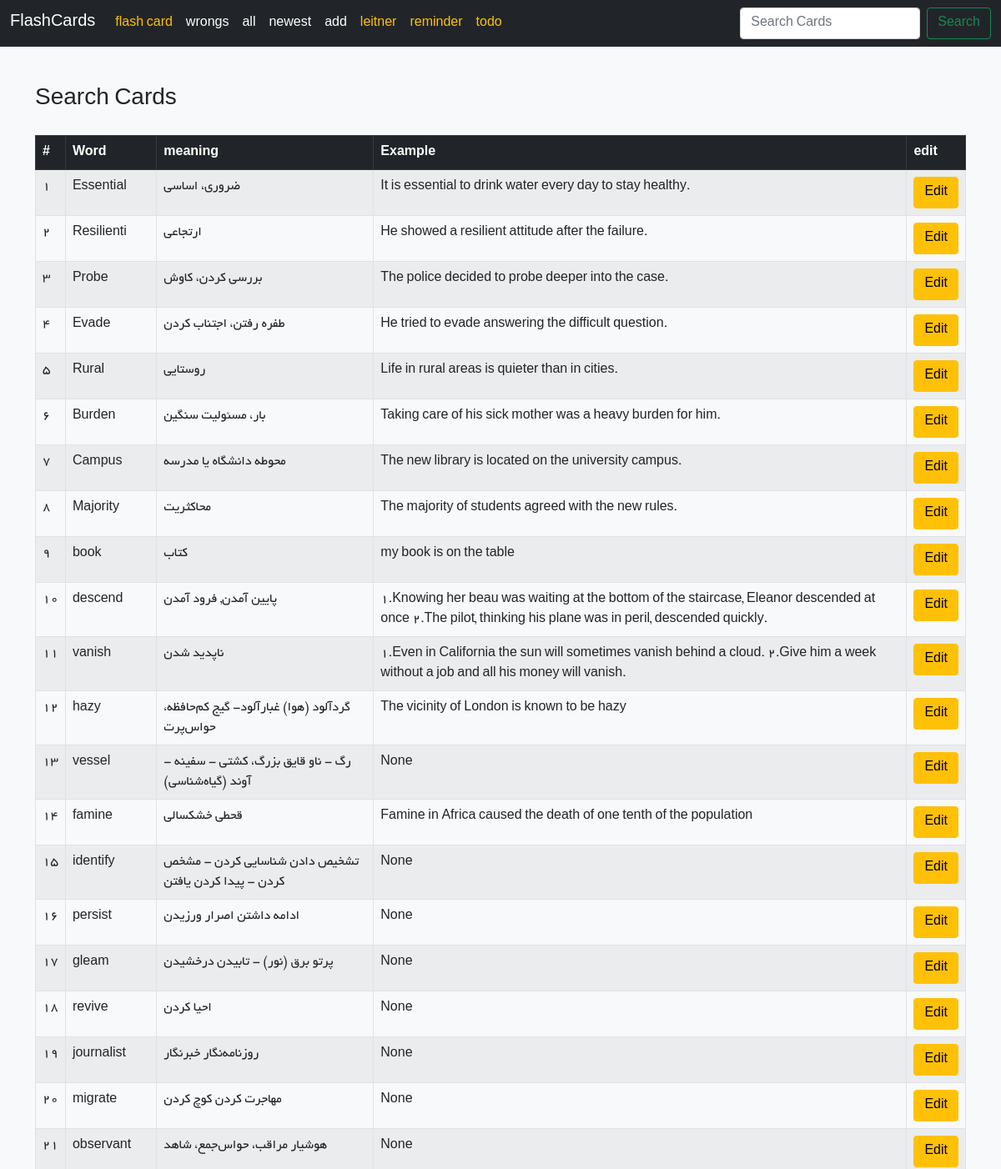
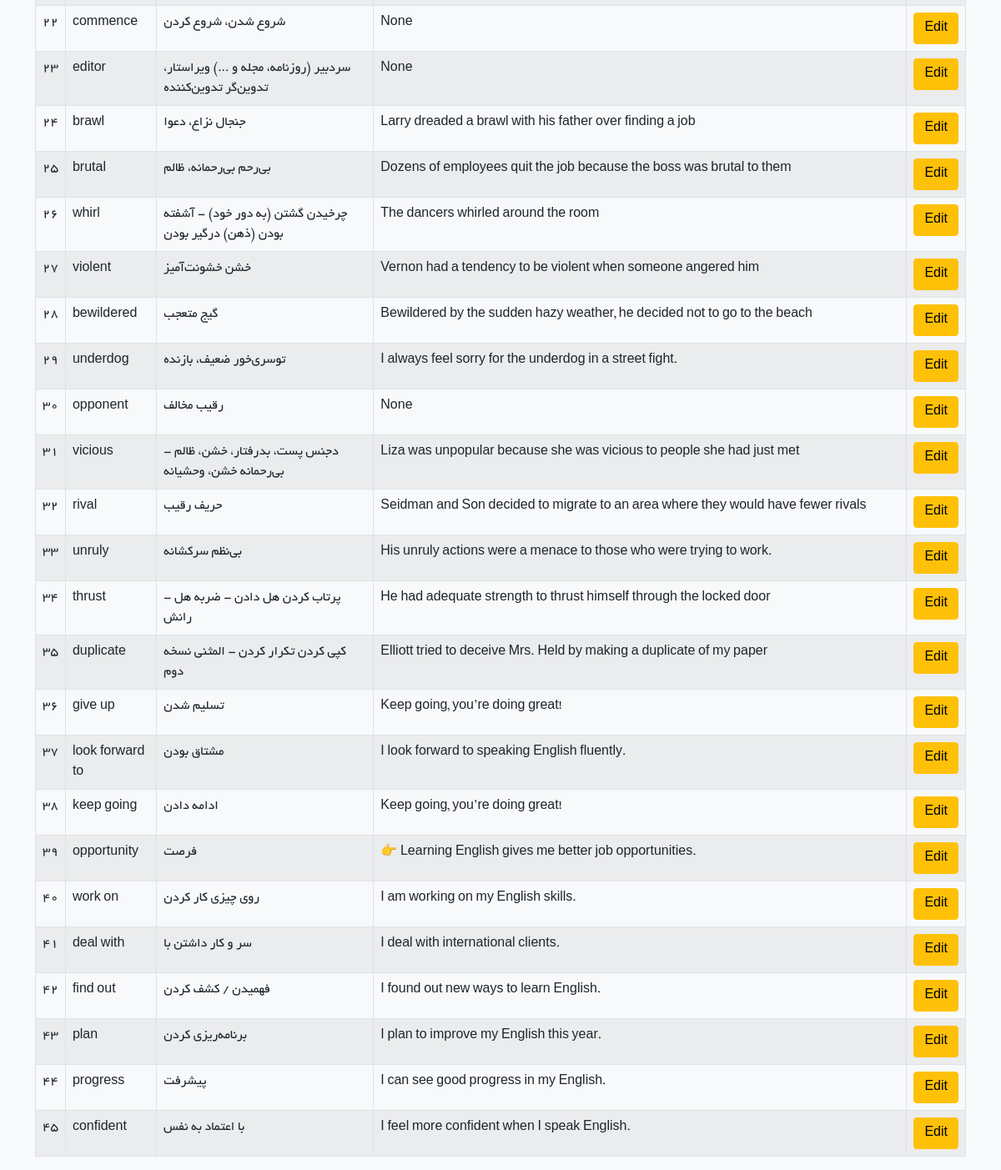
/flashcard/cardsearch/, run on the app's committed database (2 pictures, top to bottom).
### home/models.py (models this page shows, shortened)
class FlashCard(models.Model):
    word = models.CharField(max_length=512)
    meaning = models.CharField(max_length=512)
    example = models.CharField(max_length=1024, null=True, blank=True)
    rate = models.SmallIntegerField(default=0)
    last_reply = models.BooleanField(default=False)
    created_at = models.DateTimeField(auto_now_add=True)
    next_review_date = models.DateField()

### home/views.py (the view)
# urls.py: path("cardsearch/" ,CardsSearchView.as_view(),name="cardsearch"),
class CardsSearchView(View):
    def get(self, request):
        query = request.GET.get(
            "query", ""
        )  # در صورتی که query وجود نداشته باشد، مقدار پیش‌فرض "" خواهد بود
        if query:
            cards = FlashCard.objects.filter(
                Q(word__icontains=query)
                | Q(meaning__icontains=query)
                | Q(example__icontains=query)
            )
        else:
            cards = FlashCard.objects.all()
        title = "Search Cards"
        return render(
            request, "home/cards_search.html", {"cards": cards, "title": title}
        )

### home/templates/home/cards_search.html
{% extends 'base.html' %}
{% block content %}
  <h3 class="mb-4">{{title}}</h3>
  {% if cards %}
    <table class="table table-bordered table-striped">
      <thead class="table-dark">
        <tr>
          <th>#</th>
          <th>Word</th>
          <th>meaning</th>
          <th>Example</th>
          <th>edit</th>
        </tr>
      </thead>
      <tbody>
        {% for card in cards %}
          <tr>
            <td>{{ forloop.counter }}</td>
            <td>{{ card.word }}</td>
            <td>{{ card.meaning }}</td>
            <td>{{ card.example }}</td>
            <td><a class="btn btn-warning" href="{% url 'home:cardedit' card.id %}">Edit</a></td>
          </tr>
        {% endfor %}
      </tbody>
    </table>
  {% else %}
    <div class="alert alert-warning" role="alert">No cards available.</div>
  {% endif %}
{% endblock %}

### data on the page
FlashCard: word "Essential", meaning "ضروری، اساسی", example "It is essential to drink water every day to stay healthy."
FlashCard: word "Resilienti", meaning "ارتجاعی", example "He showed a resilient attitude after the failure."
FlashCard: word "Probe", meaning "بررسی کردن، کاوش", example "The police decided to probe deeper into the case."
FlashCard: word "Evade", meaning "طفره رفتن، اجتناب کردن", example "He tried to evade answering the difficult question."
FlashCard: word "Rural", meaning "روستایی", example "Life in rural areas is quieter than in cities."
FlashCard: word "Burden", meaning "بار، مسئولیت سنگین", example "Taking care of his sick mother was a heavy burden for him."
FlashCard: word "Campus", meaning "محوطه دانشگاه یا مدرسه", example "The new library is located on the university campus."
FlashCard: word "Majority", meaning "محاکثریت", example "The majority of students agreed with the new rules."
FlashCard: word "book", meaning "کتاب", example "my book is on the table"
FlashCard: word "descend", meaning "پایین آمدن, فرود آمدن", example "1.Knowing her beau was waiting at the bottom of the staircase, Eleanor descended at once 2.The pilot, thinking his plane was in peril, descended quickly."
FlashCard: word "vanish", meaning "ناپدید شدن", example "1.Even in California the sun will sometimes vanish behind a cloud. 2.Give him a week without a job and all his money will vanish."
FlashCard: word "hazy", meaning "گردآلود (هوا) غبارآلود- گیج کم‌حافظه، حواس‌پرت", example "The vicinity of London is known to be hazy"
FlashCard: word "vessel", meaning "رگ - ناو قایق بزرگ، کشتی - سفینه - آوند (گیاه‌شناسی)", example "None"
FlashCard: word "famine", meaning "قحطی خشکسالی", example "Famine in Africa caused the death of one tenth of the population"
FlashCard: word "identify", meaning "تشخیص دادن شناسایی کردن - مشخص کردن - پیدا کردن یافتن", example "None"
FlashCard: word "persist", meaning "ادامه داشتن اصرار ورزیدن", example "None"
FlashCard: word "gleam", meaning "پرتو برق (نور) - تابیدن درخشیدن", example "None"
FlashCard: word "revive", meaning "احیا کردن", example "None"
FlashCard: word "journalist", meaning "روزنامه‌نگار خبرنگار", example "None"
FlashCard: word "migrate", meaning "مهاجرت کردن کوچ کردن", example "None"
FlashCard: word "observant", meaning "هوشیار مراقب، حواس‌جمع، شاهد", example "None"
FlashCard: word "commence", meaning "شروع شدن، شروع کردن", example "None"
FlashCard: word "editor", meaning "سردبیر (روزنامه، مجله و ...) ویراستار، تدوین‌گر تدوین‌کننده", example "None"
FlashCard: word "brawl", meaning "جنجال نزاع، دعوا", example "Larry dreaded a brawl with his father over finding a job"
FlashCard: word "brutal", meaning "بی‌رحم بی‌رحمانه، ظالم", example "Dozens of employees quit the job because the boss was brutal to them"
FlashCard: word "whirl", meaning "چرخیدن گشتن (به دور خود) - آشفته بودن (ذهن) درگیر بودن", example "The dancers whirled around the room"
FlashCard: word "violent", meaning "خشن خشونت‌آمیز", example "Vernon had a tendency to be violent when someone angered him"
FlashCard: word "bewildered", meaning "گیج متعجب", example "Bewildered by the sudden hazy weather, he decided not to go to the beach"
FlashCard: word "underdog", meaning "توسری‌خور ضعیف، بازنده", example "I always feel sorry for the underdog in a street fight."
FlashCard: word "opponent", meaning "رقیب مخالف", example "None"
FlashCard: word "vicious", meaning "دجنس پست، بدرفتار، خشن، ظالم - بی‌رحمانه خشن، وحشیانه", example "Liza was unpopular because she was vicious to people she had just met"
FlashCard: word "rival", meaning "حریف رقیب", example "Seidman and Son decided to migrate to an area where they would have fewer rivals"
FlashCard: word "unruly", meaning "بی‌نظم سرکشانه", example "His unruly actions were a menace to those who were trying to work."
FlashCard: word "thrust", meaning "پرتاب کردن هل دادن - ضربه هل - رانش", example "He had adequate strength to thrust himself through the locked door"
FlashCard: word "duplicate", meaning "کپی کردن تکرار کردن - المثنی نسخه دوم", example "Elliott tried to deceive Mrs. Held by making a duplicate of my paper"
FlashCard: word "give up", meaning "تسلیم شدن", example "Keep going, you’re doing great!"
FlashCard: word "look forward to", meaning "مشتاق بودن", example "I look forward to speaking English fluently."
FlashCard: word "keep going", meaning "ادامه دادن", example "Keep going, you’re doing great!"
FlashCard: word "opportunity", meaning "فرصت", example "👉 Learning English gives me better job opportunities."
FlashCard: word "work on", meaning "روی چیزی کار کردن", example "I am working on my English skills."
FlashCard: word "deal with", meaning "سر و کار داشتن با", example "I deal with international clients."
FlashCard: word "find out", meaning "فهمیدن / کشف کردن", example "I found out new ways to learn English."
FlashCard: word "plan", meaning "برنامه‌ریزی کردن", example "I plan to improve my English this year."
FlashCard: word "progress", meaning "پیشرفت", example "I can see good progress in my English."
FlashCard: word "confident", meaning "با اعتماد به‌ نفس", example "I feel more confident when I speak English."

### other printed values
{{ title }} "Search Cards"
